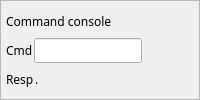
    <widget class="QFrame" name="frame">
     <property name="maximumSize">
      <size>
       <width>16777215</width>
       <height>16777215</height>
      </size>
     </property>
     <property name="frameShape">
      <enum>QFrame::StyledPanel</enum>
     </property>
     <layout class="QVBoxLayout" name="verticalLayout_4">
      <property name="spacing">
       <number>1</number>
      </property>
      <property name="margin">
       <number>5</number>
      </property>
      <item>
       <widget class="QLabel" name="label_7">
        <property name="sizePolicy">
         <sizepolicy hsizetype="Preferred" vsizetype="Preferred">
          <horstretch>0</horstretch>
          <verstretch>0</verstretch>
         </sizepolicy>
        </property>
        <property name="font">
         <font>
          <family>Abyssinica SIL</family>
          <pointsize>9</pointsize>
         </font>
        </property>
        <property name="text">
         <string>Command console</string>
        </property>
       </widget>
      </item>
      <item>
       <layout class="QHBoxLayout" name="horizontalLayout_9">
        <item>
         <widget class="QLabel" name="label_8">
          <property name="sizePolicy">
           <sizepolicy hsizetype="Maximum" vsizetype="Preferred">
            <horstretch>0</horstretch>
            <verstretch>0</verstretch>
           </sizepolicy>
          </property>
          <property name="font">
           <font>
            <family>Abyssinica SIL</family>
            <pointsize>9</pointsize>
           </font>
          </property>
          <property name="text">
           <string>Cmd</string>
          </property>
         </widget>
        </item>
        <item>
         <widget class="QELineEdit" name="qelineedit">
          <property name="sizePolicy">
           <sizepolicy hsizetype="Minimum" vsizetype="Fixed">
            <horstretch>0</horstretch>
            <verstretch>0</verstretch>
           </sizepolicy>
          </property>
          <property name="font">
           <font>
            <family>Abyssinica SIL</family>
            <pointsize>9</pointsize>
           </font>
          </property>
          <property name="variable" stdset="0">
           <string>$(DMC)SEND_STR_CMD</string>
          </property>
         </widget>
        </item>
        <item>
         <spacer name="horizontalSpacer_2">
          <property name="orientation">
           <enum>Qt::Horizontal</enum>
          </property>
          <property name="sizeHint" stdset="0">
           <size>
            <width>40</width>
            <height>20</height>
           </size>
          </property>
         </spacer>
        </item>
       </layout>
      </item>
      <item>
       <layout class="QHBoxLayout" name="horizontalLayout_10">
        <item>
         <widget class="QLabel" name="label_9">
          <property name="sizePolicy">
           <sizepolicy hsizetype="Preferred" vsizetype="Preferred">
            <horstretch>0</horstretch>
            <verstretch>0</verstretch>
           </sizepolicy>
          </property>
          <property name="font">
           <font>
            <family>Abyssinica SIL</family>
            <pointsize>9</pointsize>
           </font>
          </property>
          <property name="text">
           <string>Resp</string>
          </property>
         </widget>
        </item>
        <item>
         <widget class="QELabel" name="qelabel_11">
          <property name="sizePolicy">
           <sizepolicy hsizetype="Minimum" vsizetype="Preferred">
            <horstretch>0</horstretch>
            <verstretch>0</verstretch>
           </sizepolicy>
          </property>
          <property name="font">
           <font>
            <family>Abyssinica SIL</family>
            <pointsize>9</pointsize>
           </font>
          </property>
          <property name="variable" stdset="0">
           <string>$(DMC)SEND_STR_MON</string>
          </property>
          <property name="useDbPrecision">
           <bool>false</bool>
          </property>
          <property name="leadingZero">
           <bool>false</bool>
          </property>
          <property name="trailingZeros">
           <bool>false</bool>
          </property>
          <property name="addUnits">
           <bool>false</bool>
          </property>
          <property name="format" stdset="0">
           <enum>QELabel::Default</enum>
          </property>
          <property name="arrayAction" stdset="0">
           <enum>QELabel::Ascii</enum>
          </property>
          <property name="text">
           <string>.</string>
          </property>
         </widget>
        </item>
        <item>
         <spacer name="horizontalSpacer">
          <property name="orientation">
           <enum>Qt::Horizontal</enum>
          </property>
          <property name="sizeHint" stdset="0">
           <size>
            <width>40</width>
            <height>20</height>
           </size>
          </property>
         </spacer>
        </item>
       </layout>
      </item>
     </layout>
    </widget>
